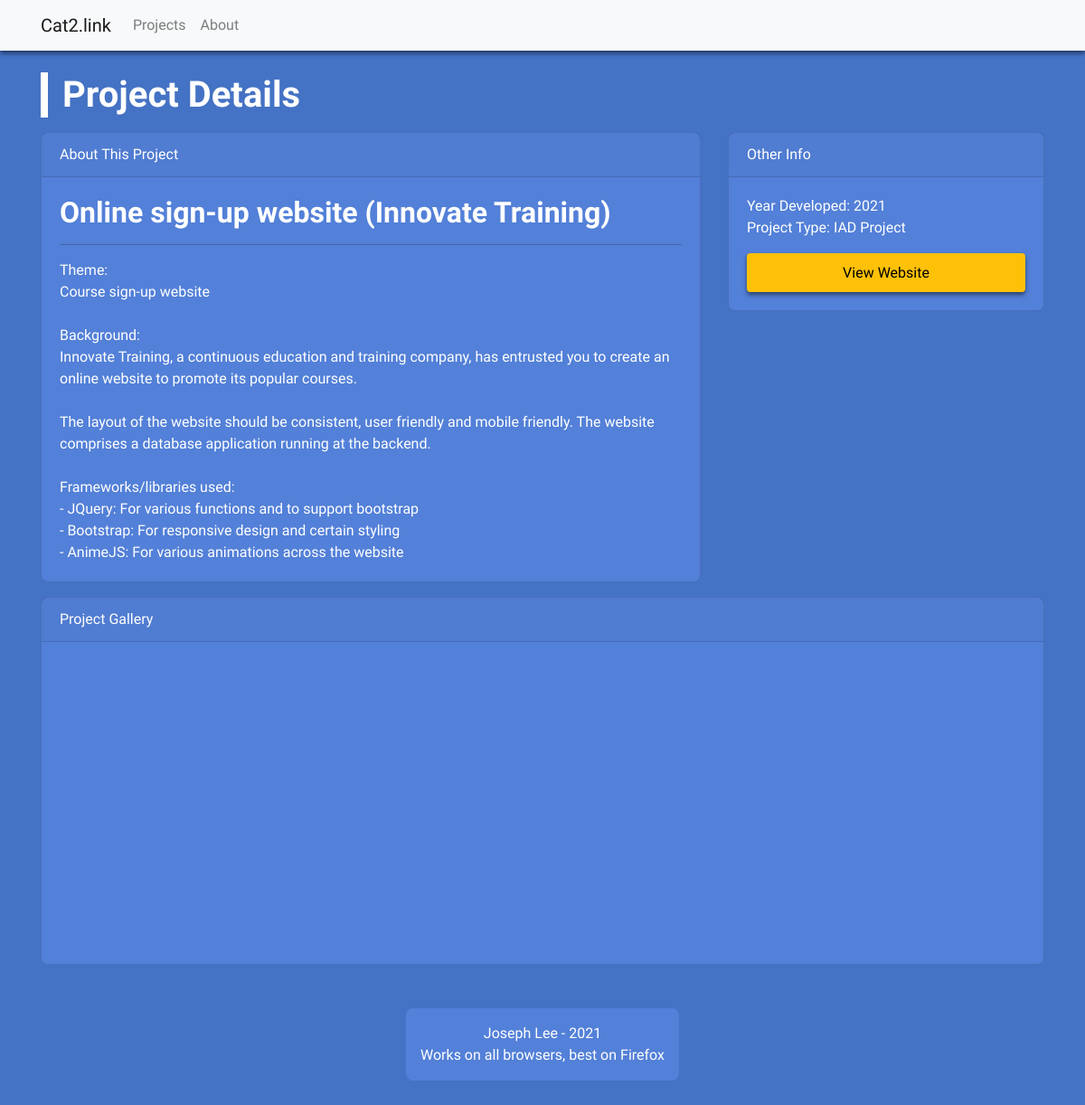
Page /project_info.php?project-id=1 on the committed database.
### tables this page shows
CREATE TABLE `Projects` (
  `id` int(11) NOT NULL,
  `ProjectName` text NOT NULL,
  `ProjectShortName` text NOT NULL,
  `ProjectDescription` text NOT NULL,
  `ProjectShortDesc` text NOT NULL,
  `ProjectType` text NOT NULL,
  `ProjectLink` text NOT NULL,
  `LinkType` text NOT NULL,
  `ProjectGallery` longtext NOT NULL,
  `ProjectYear` varchar(4) NOT NULL
);

### project_info.php (the view, shortened to what this page needs)
<?php
include 'connect.php';
include 'templates.php';
if (isset($_GET["project-id"])) {
    $sql = "SELECT * FROM Projects WHERE id = " . $_GET["project-id"];
} else {
    header("Location: index.php");
}
$result = mysqli_query($db_connect, $sql);
if (!$result) {
    $error = "mySQL query failed: " . mysqli_error($db_connect);
} else {
    $project = mysqli_fetch_assoc($result);
    $images = json_decode($project["ProjectGallery"], true);
}
?>
<!DOCTYPE html>
    <?php
    echo website_header("Cat2.Link - " . $project["ProjectShortName"], '<script src="./js/projects.js"></script>', $project["ProjectShortDesc"], $images[1]);
    ?>
    <body>
        <?php echo website_navbar("");?>
        <div class="container mb-3">
            <div class="row">
                <div class="col-12 mt-4">
                    <?php echo big_title("Project Details");?>
                </div>
            </div>
            <div class="row">
                <div class="col-md-8">
                    <div class="card">
                        <div class="card-header white">
                            About This Project
                        </div>
                        <div class="card-body">
                            <h2><strong><?php echo $project["ProjectName"]?></strong></h2>
                            <hr>
                            <p><?php echo nl2br($project["ProjectDescription"])?></p>
                        </div>
                    </div>
                </div>
                <div class="col-md-4">
                    <div class="card">
                        <div class="card-header white">
                            Other Info
                        </div>
                        <div class="card-body">
                            <p>
                                Year Developed: <?php echo $project["ProjectYear"]?><br>
                                Project Type: <?php echo $project["ProjectType"]?>
                            </p>
                            <?php
                            if ($project['ProjectLink'] != "") {
                                echo '<a class="custom-btn mt-3 project-info" target="_blank" href="' . $project['ProjectLink'] . '">' . $project["LinkType"] . '</a>';
                            }
                            ?>
                        </div>
                    </div>
                </div>
            </div>
            <div class="row">
                <div class="col-12">
                    <div class="card">
                        <div class="card-header white">
                            Project Gallery
                        </div>
                        <div class="card-body">
                            <div class="card-columns small-cols">
                            </div>
                        </div>
                    </div>
                </div>
            </div>
        </div>
        <?php echo website_footer("Joseph Lee", "2021")?>
    </body>
</html>

### css/styles.css (style rules this page uses)
* { font-family:'Roboto Condensed', sans-serif; }
body { background-color: var(--primary-colour); }
p, h1, h2, h3, h4, h5, h6, article, label { color: var(--text-colour); }
hr { border-top: 1px solid rgba(0,0,0,.2) !important; }
.white { color: white; }
.card { background-color: var(--primary-light-colour); border-radius: 8px; margin-top: 1rem; }
.card p { margin-bottom: 0; }
.project-info, #search-btn { width: 100%; text-align: center; display: inherit; }
.custom-btn { border-radius: 4px; background-color: var(--secondary-colour); color: black; padding: 0.75rem; border: none; transition-duration: 0.25s; box-shadow: 0px 3px 5px 0px rgba(0, 0, 0, 0.5); line-height: normal; text-align: center; }
.card-columns { column-count: 2; }
.card-columns.small-cols { column-count: 4; }

### rows in the picture
projects: ProjectName "Online sign-up website (Innovate Training)", ProjectDescription "Theme: Course sign-up website Background: Innovate Training, a continuous education and training company, has entrusted you to create an online website to promote its popular courses. The layout of the website should be consistent, user friendly and mobile friendly. The website comprises a database application running at the backend. Frameworks/libraries used: - JQuery: For various functions and to support bootstrap - Bootstrap: For responsive design and certain styling - AnimeJS: For various animations across the website", ProjectYear "2021", ProjectType "IAD Project", LinkType "View Website"

### other values in the picture
$title "Project Details"
